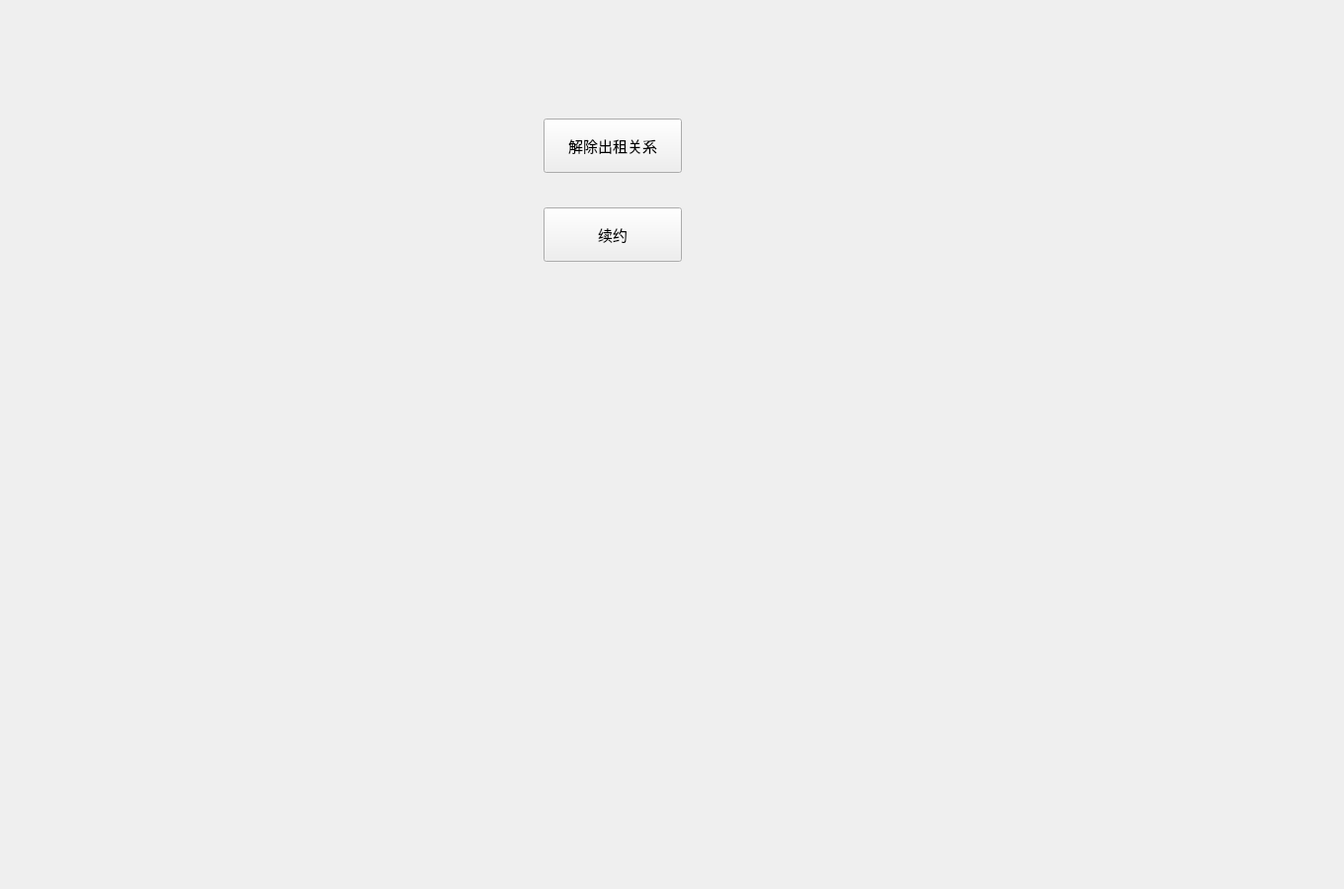
<?xml version="1.0" encoding="UTF-8"?>
<ui version="4.0">
 <class>ParkingRentalManage</class>
 <widget class="QWidget" name="ParkingRentalManage">
  <property name="geometry">
   <rect>
    <x>0</x>
    <y>0</y>
    <width>1360</width>
    <height>900</height>
   </rect>
  </property>
  <property name="minimumSize">
   <size>
    <width>1360</width>
    <height>900</height>
   </size>
  </property>
  <property name="maximumSize">
   <size>
    <width>1360</width>
    <height>900</height>
   </size>
  </property>
  <property name="windowTitle">
   <string>Form</string>
  </property>
  <widget class="QPushButton" name="pushButton_delete">
   <property name="geometry">
    <rect>
     <x>550</x>
     <y>120</y>
     <width>140</width>
     <height>55</height>
    </rect>
   </property>
   <property name="minimumSize">
    <size>
     <width>140</width>
     <height>55</height>
    </size>
   </property>
   <property name="maximumSize">
    <size>
     <width>140</width>
     <height>55</height>
    </size>
   </property>
   <property name="font">
    <font>
     <pointsize>11</pointsize>
    </font>
   </property>
   <property name="text">
    <string>解除出租关系</string>
   </property>
  </widget>
  <widget class="QPushButton" name="pushButton_continue">
   <property name="geometry">
    <rect>
     <x>550</x>
     <y>210</y>
     <width>140</width>
     <height>55</height>
    </rect>
   </property>
   <property name="minimumSize">
    <size>
     <width>140</width>
     <height>55</height>
    </size>
   </property>
   <property name="maximumSize">
    <size>
     <width>140</width>
     <height>55</height>
    </size>
   </property>
   <property name="font">
    <font>
     <pointsize>11</pointsize>
    </font>
   </property>
   <property name="text">
    <string>续约</string>
   </property>
  </widget>
 </widget>
 <resources/>
 <connections/>
</ui>
